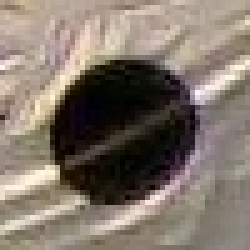
#> input picture robotx_vision/scripts/image/template-circle-new.jpg, 50 x 50 px (shown 5 times larger)
$ python flann.py   (Python 2 division)   (older library calls are emulated)
#> lines starting #> are read from the running program, lines starting #| are printed output that depends on the picture; after the words box and inside, x2 and y2 are one past the last pixel; in counts of white or black regions, pixels touching at a corner belong together
import numpy as np
import cv2

class Flag_match(object):
    """ matches flag shape: cross, triangle, circle """
    MIN_MATCH_COUNT = 10
    K = 2
    circle_template = 'image/template-circle-new.jpg'
    triangle_template = 'image/template-triangle-new.jpg'
    cross_template = 'image/template-cross-new.jpg'

    def __init__(self, shape, scene, detector, matcher):
        # read template
#> called with shape = 'circle', scene = 'image/docking_side.jpg', detector = 'SIFT', matcher = 'FLANN'
        if shape == "circle":
            self.img1 = cv2.imread(self.circle_template,0)
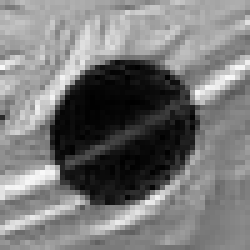
#> self.img1: shape (50, 50) (shown 5 times larger); min 0, max 249, mean 120.1
        elif shape == "cross":
            self.img1 = cv2.imread(self.cross_template,0)
        elif shape == "triangle":
            self.img1 = cv2.imread(self.triangle_template,0)
        else:
            self.img1 = None
            print "shape not supported"
            raise ValueError

        # read scene
        self.img2 = cv2.imread(scene, 0)
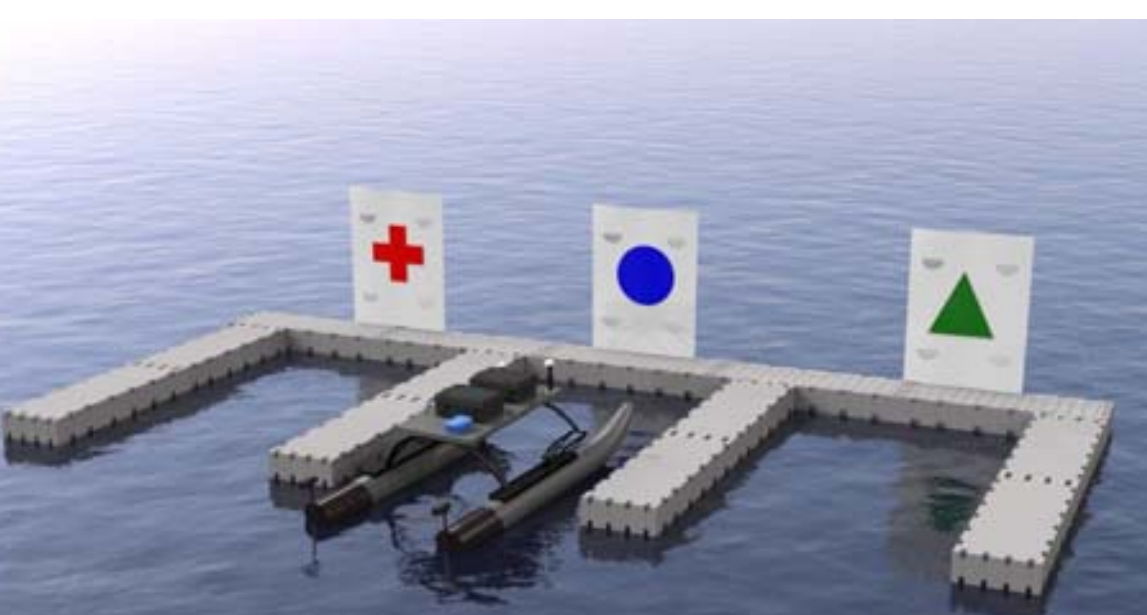
#> input picture robotx_vision/scripts/image/docking_side.jpg, 1147 x 615 px
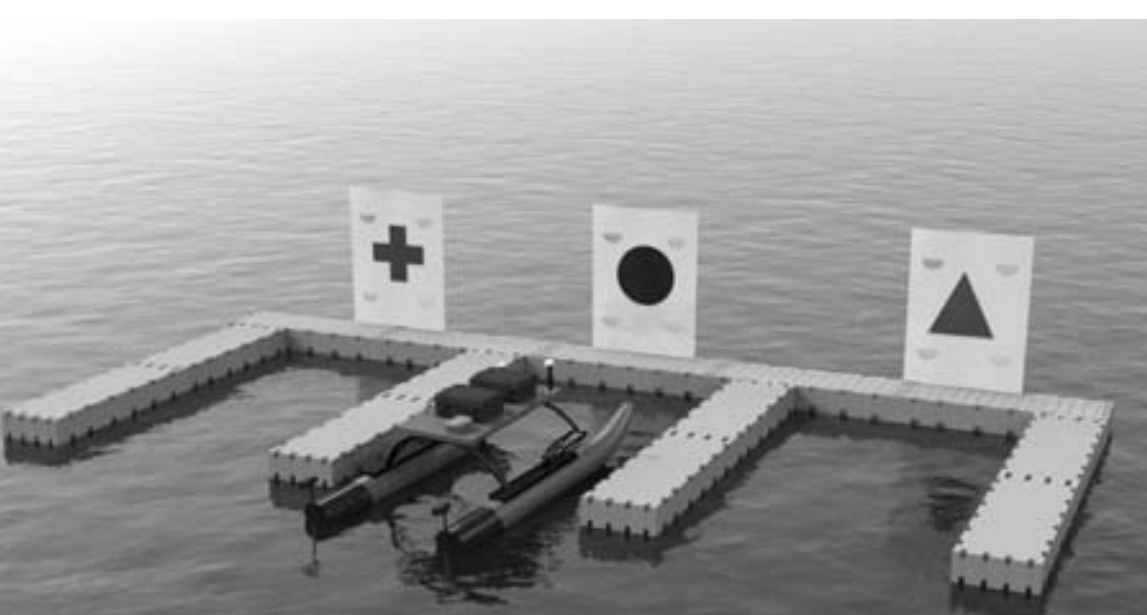
#> self.img2: shape (615, 1147); min 0, max 255, mean 157.7
        cv2.imshow("template", self.img1)
        cv2.imshow("scene", self.img2)
        cv2.waitKey(0)

        # load detector
        if detector.lower() == "sift":
            self.detector = cv2.SIFT()
        elif detector.lower() == "surf":
            self.detector = cv2.SURF()
        elif detector.lower() == "orb":
            self.detector = cv2.ORB()
        elif detector.lower() == "fast":
            self.detector = cv2.FastFeatureDetector()
        else:
            self.detector = None
            print "detector not supported"
            raise ValueError

        # load matcher
        if matcher.lower() == "flann":
            FLANN_INDEX_KDTREE = 0
            index_params = dict(algorithm = FLANN_INDEX_KDTREE, trees = 5)
            search_params = dict(checks = 50)
            matcher = cv2.FlannBasedMatcher(index_params, search_params)
        elif matcher.lower() == "bruteforce":
            matcher = cv2.BFMatcher()
        else:
            self.matcher = None
            print "matcher not supported"
            raise ValueError

        if detector.lower() == "orb":
            kp1 = self.detector.detect(self.img1, None)
            kp1, des1 = self.detector.compute(self.img1, kp1)
            kp2 = self.detector.detect(self.img2, None)
            kp2, des2 = self.detector.compute(self.img2, kp1)
        else:
            # find the keypoints and descriptors with SIFT
            kp1, des1 = self.detector.detectAndCompute(self.img1, None)
#> kp1 = 24 keypoints; strongest (x, y, size): (24, 25, 17), (10, 34, 2.5), (40, 19, 2.7), (31, 39, 2)
            kp2, des2 = self.detector.detectAndCompute(self.img2, None)
#> kp2 = 913 keypoints; strongest (x, y, size): (398, 254, 27.8), (962, 315, 31.7), (397, 232, 11), (399, 274, 11)

        # img1_kp = cv2.drawKeypoints(self.img1, kp1, color=(0,0,255))
        # img2_kp = cv2.drawKeypoints(self.img2, kp2, color=(0,0,255))

        matches = matcher.knnMatch(des1, des2, k=self.K)
#> matches = 24 matches
        print des1
#> (printed output is left out)
        print des2
#> (printed output is left out)

        # store all the good matches as per Lowe's ratio test.
        good = []
        for m,n in matches:
            if m.distance < 0.75*n.distance:
                good.append(m)
#> this loop made 24 passes
#> after the loop, good = 1 matches

        print len(good) > self.MIN_MATCH_COUNT
#| False

        img2_idx = list()
        for mat in good:
            # img1_idx.append(mat.queryIdx)
            img2_idx.append(mat.trainIdx)
#> this loop made 1 pass
#> after the loop, img2_idx = [672]

        matched_kp2 = [kp2[i] for i in img2_idx]
#> matched_kp2 = 1 keypoints; (x, y, size): (844, 366, 11.1)
        matched_kp2_array = np.float32([p.pt for p in matched_kp2]).reshape(-1, 1, 2)
#> matched_kp2_array = [[844.1, 366.5]]

        img = cv2.drawKeypoints(self.img2, kp2, color=(0,255,0), flags=0)
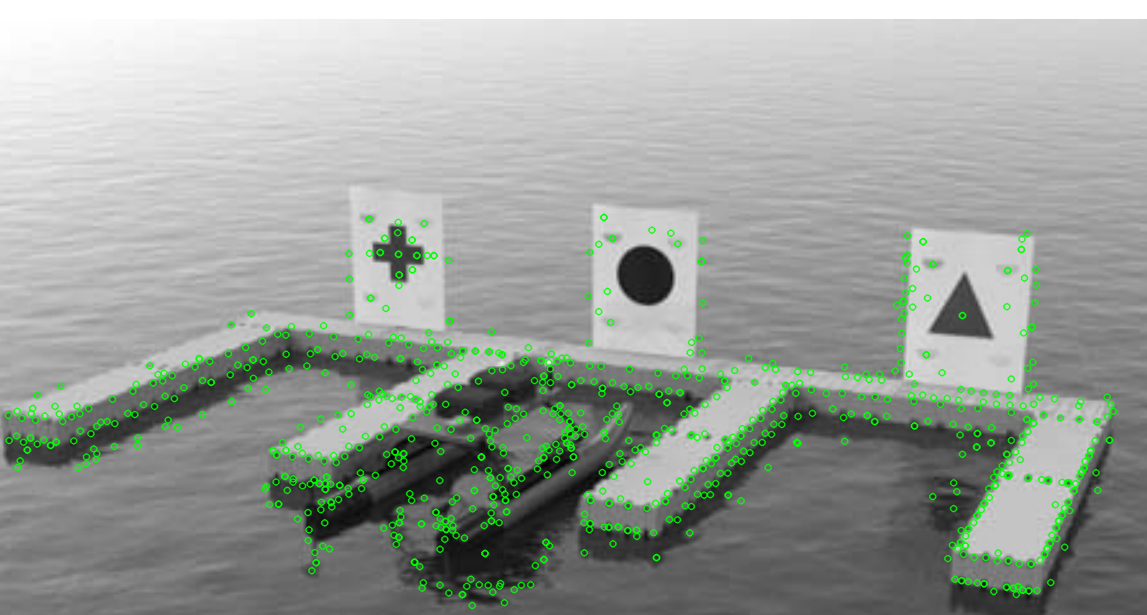
#> img: shape (615, 1147, 3); mean of channels 0, 1, 2 154.8, 161.2, 154.8; drawn as B, G, R
        trackbox = cv2.boundingRect(matched_kp2_array)
#> trackbox = (844, 366, 1, 1)
        # cv2.imshow("kpts", img)

        x, y, w, h = trackbox
#> x = 844; y = 366; w = 1; h = 1
        cv2.rectangle(self.img2, (x, y), (x+w, y+h), (0, 255, 0), 3)
#> self.img2: shape (615, 1147); under 0.01% of pixels changed, all inside (x1, y1, x2, y2) = (842, 364, 848, 370)
        cv2.imshow("image2", self.img2)
        cv2.waitKey(0)
        cv2.destroyAllWindows()


if __name__ == "__main__":
    try:
        circle = Flag_match(shape="circle", scene="image/docking_side.jpg", detector="SIFT", matcher="FLANN")
        # triangle = Flag_match(shape="triangle", scene="image/template-4.jpg", detector="SURF", matcher="FLANN")
        # cross = Flag_match(shape="cross", scene="image/template-3.jpg", detector="ORB", matcher="FLANN")
    except:
        pass


# img1 = cv2.imread('image/template-cross-new.jpg',0)          # queryImage
# img2 = cv2.imread('image/template-4.jpg',0) # trainImage
# # img1 = cv2.imread('image/buoy_marker.png',0)          # queryImage
# # img2 = cv2.imread('image/sea.png',0) # trainImage
# # img1 = cv2.imread('image/cameraman.png',0)          # queryImage
# # img2 = cv2.imread('image/cameraman_rot55.png',0) # trainImage
#
# # Initiate SIFT detector
# sift = cv2.SIFT()
#
# # find the keypoints and descriptors with SIFT
# kp1, des1 = sift.detectAndCompute(img1,None)
# kp2, des2 = sift.detectAndCompute(img2,None)
#
# img1_kp = cv2.drawKeypoints(img1, kp1, color=(0,0,255))
# cv2.imshow("img1 kp", img1_kp)
#
# # # FLANN parameters
# # FLANN_INDEX_KDTREE = 0
# # index_params = dict(algorithm = FLANN_INDEX_KDTREE, trees = 5)
# # search_params = dict(checks=50)   # or pass empty dictionary
# #
# # flann = cv2.FlannBasedMatcher(index_params,search_params)
# #
# # # single matcher
# # matches = flann.match(des1,des2)
# #
# # img1_idx = list()
# # img2_idx = list()
# # for mat in matches:
# #     img1_idx.append(mat.queryIdx)
# #     img2_idx.append(mat.trainIdx)
# #
# # # for i in img2_idx:
# # #     good_kp2 = kp2[i].pt
# # #     cv2.circle(img2, (int(good_kp2[0]), int(good_kp2[1])), 1, (255,0,0), 1)
# # matched_kp2 = [kp2[i] for i in img2_idx]
# # print matched_kp2
# # print [p.pt for p in matched_kp2]
# # matched_kp2_array = np.float32([p.pt for p in matched_kp2]).reshape(-1, 1, 2)
# #
# # img = cv2.drawKeypoints(img2, matched_kp2, color=(0,255,0), flags=0)
# # trackbox = cv2.boundingRect(matched_kp2_array)
# # cv2.imshow("kpts", img)
# #
# # x, y, w, h = trackbox
# # cv2.rectangle(img2, (x, y), (x+w, y+h), (0, 255, 0), 3)
# #
# # cv2.imshow('image', img2)
# # cv2.waitKey(0)
#
# # knn based matcher
# FLANN_INDEX_KDTREE = 0
# index_params = dict(algorithm = FLANN_INDEX_KDTREE, trees = 5)
# search_params = dict(checks = 50)
#
# flann = cv2.FlannBasedMatcher(index_params, search_params)
#
# matches = flann.knnMatch(des1, des2, k=2)
#
# # store all the good matches as per Lowe's ratio test.
# good = []
# for m,n in matches:
#     if m.distance < 0.85*n.distance:
#         good.append(m)
#
# print good
#
# img2_idx = list()
# for mat in good:
#     # img1_idx.append(mat.queryIdx)
#     img2_idx.append(mat.trainIdx)
#
# # for i in img2_idx:
# #     good_kp2 = kp2[i].pt
# #     cv2.circle(img2, (int(good_kp2[0]), int(good_kp2[1])), 1, (255,0,0), 1)
# matched_kp2 = [kp2[i] for i in img2_idx]
# print matched_kp2
# print [p.pt for p in matched_kp2]
# matched_kp2_array = np.float32([p.pt for p in matched_kp2]).reshape(-1, 1, 2)
#
# img = cv2.drawKeypoints(img2, kp2, color=(0,255,0), flags=0)
# trackbox = cv2.boundingRect(matched_kp2_array)
# cv2.imshow("kpts", img)
#
# x, y, w, h = trackbox
# cv2.rectangle(img2, (x, y), (x+w, y+h), (0, 255, 0), 3)
#
# cv2.imshow('image', img2)
# cv2.waitKey(0)
#
#
# # if len(good)>1: # MIN_MATCH_COUNT:
# #     src_pts = np.float32([ kp1[m.queryIdx].pt for m in good ]).reshape(-1,1,2)
# #     dst_pts = np.float32([ kp2[m.trainIdx].pt for m in good ]).reshape(-1,1,2)
# #
# #     M, mask = cv2.findHomography(src_pts, dst_pts, cv2.RANSAC, 5.0)
# #     matchesMask = mask.ravel().tolist()
# #
# #     h,w = img1.shape
# #     pts = np.float32([ [0,0],[0,h-1],[w-1,h-1],[w-1,0] ]).reshape(-1,1,2)
# #     dst = cv2.perspectiveTransform(pts,M)
# #
# #     img3 = cv2.polylines(img2,[np.int32(dst)],True,255)
# #
# # else:
# #     print "Not enough matches are found - %d/%d" % (len(good),MIN_MATCH_COUNT)
# #     matchesMask = None
# #
# # print matchesMask
#
# cv2.destroyAllWindows()
